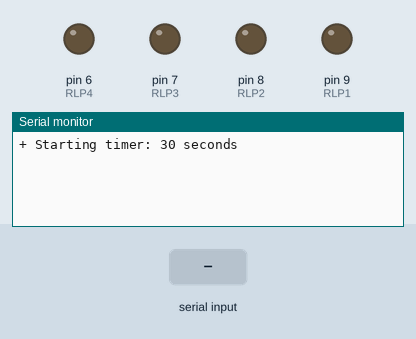
Recording of a sketch running on a simulated Arduino Uno, built with avr-gcc and run on an emulated ATmega328P. Parts: output pins drawn as LEDs (lit = HIGH), the last lines printed to the serial monitor. The inputs (shaded band) are chosen by the test bench.

Above: at 1.2 s.
1.3 s: "90,45,200\n" received over Serial
At 1.57 s:
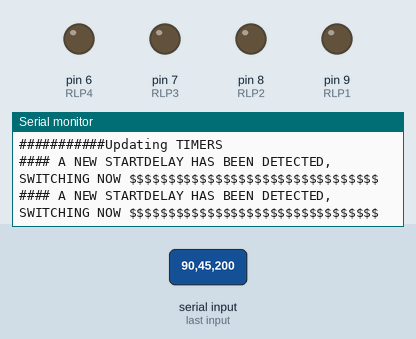
2.8 s: "1\n" received over Serial
At 2.92 s:
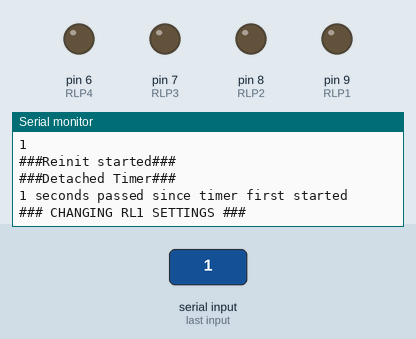
Timing chart, 0 to 5.8 s (numbered marks = the images above; inputs shaded):
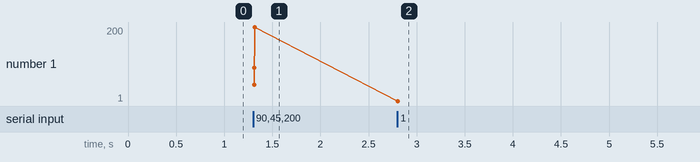

Measured:
- after the input at 1.3 s, the serial monitor: prints a new line at once (image 1)
- after the input at 2.8 s, the serial monitor: prints a new line at once (image 2)

The sketch:

EventHandler_Interrupt_based.ino
```cpp
#include <TimerOne.h>

//Here I try to create a specific workflow for the Arduino:
// I want it to handle the relay timers and in a later version i want to be able to
// change the parameters of every timer via a serial connection with the Pi
#include <TimerOne.h>

volatile bool time_running = false;
volatile bool sec_over;
unsigned long t1, time_passed_until_reinit;
int all_timers[2], arg_long[10], sec_count,new_time;
char arg[10][10];
String data;

#define ArduinoID "relay_controller"

#define RLP1 9
#define RLP2 8
#define RLP3 7
#define RLP4 6

class Relay {
  public:
    int id;
    int port;
    int ontime;
    int offtime;
    int start_delay;
    int timer;
    char phase;
    Relay(int _id, int _port, int _ontime, int _offtime, int _start_delay) { //constructor
      id = _id;
      port = _port;
      ontime = _ontime;
      offtime = _offtime;
      start_delay = _start_delay;

      if (start_delay != 0) {
        timer = start_delay;
        phase = 'w';
      } else {
        timer = ontime;
        phase = 'y';
      }
    }
    void subtract_time_passed(int time_passed) {
      timer -= time_passed;
    }
//##################################

    void update_timers(int time_passed) {
      subtract_time_passed(time_passed);

      if (timer <= 0) { //IMPORTATNT
        if (start_delay != 0){ // START DELAY IF it hasn't been done yet.
          timer = start_delay;
          start_delay = 0; //set it to 0, so it doesnt run in the next cycle
          phase = 'w';
          digitalWrite(port, LOW);
          Serial.print("______________________Delay detected on RL ");
          Serial.println(id);
        } else if (phase == 'y') { // TOGGLE OFF
          timer = offtime;
          phase = 'n';
          toggle_relay();
          Serial.print("Relay OFF: ");
          Serial.println(id);
        } else if (phase == 'n' or phase == 'w') { //TOGGLE ON
          timer = ontime;
          phase = 'y';
          toggle_relay();
          Serial.print("Relay ON:  ");
          Serial.println(id);

        }
      }
    }
//    ##########################################################3
    void toggle_relay() { //toggle the current relay state
      bool state = digitalRead(port);
      state = !state;
      Serial.print("Relay "); Serial.print(id); Serial.print("- State: "); Serial.println(state);
      digitalWrite(port, state);

    }

    void switch_to_startdelay(){

      if (start_delay != 0){
        timer = start_delay;
        start_delay = 0;
        phase = 'w';
        Serial.println("#### A NEW STARTDELAY HAS BEEN DETECTED, SWITCHING NOW $$$$$$$$$$$$$$$$$$$$$$$$$$$$$$$$");
      }
    }

};


void selectionSort(int a[], int n) {
   int i, j, min, temp;
   for (i = 0; i < n - 1; i++) {
      min = i;
      for (j = i + 1; j < n; j++)
      if (a[j] < a[min])
      min = j;
      temp = a[i];
      a[i] = a[min];
      a[min] = temp;
   }
}

void ALL_OFF() {
  digitalWrite(RLP1, LOW);
  digitalWrite(RLP2, LOW);
  digitalWrite(RLP3, LOW);
  digitalWrite(RLP4, LOW);
}

void myParse(String data) {
  char *token; // for storing the different, chopped up segments.
  int i = 0; //index

  token = strtok(data.c_str(), ",");
  while (token != NULL) { // keep running as long as there are tokens left
    strcpy(arg[i++], token); //get
    //Serial.println(token);
    token = strtok(NULL, ",");
  }
  arg[i++][0] = 0;
}

void arrStr2Int() {
  int i = 0;

  while (arg[i][0] != 0) {
//    if (i == 0) { //skip the first token, since we expect a char anyway
//      i++;
//      continue;
//    }
    arg_long[i] = atof(arg[i]); //assigning the old "char"  to a new "long int"
    Serial.println(arg_long[i]);
    i++;
  }
}


//######################################33

//Relay rlX(ID, PORT, ONTIME, OFFTIME, START_DELAY)

Relay rl1(1,RLP1, 30, 10, 0);
Relay rl2(2,RLP2, 24, 28, 4);
Relay rl3(3,RLP3, 24, 32, 26);
Relay rl4(4,RLP4, 23, 28, 20);


//#######################3##########333

void reinit_rl(int _id, int _ontime, int _offtime, int _start_delay){
  Serial.println("###Reinit started###");
  Timer1.detachInterrupt();
  Serial.println("###Detached Timer###");
  time_passed_until_reinit = (millis() - t1);

  Serial.print((int)time_passed_until_reinit / 1000); Serial.println(" seconds passed since timer first started");
  switch (_id) {
    case 1:
      Serial.println("### CHANGING RL1 SETTINGS ###");
      rl1.ontime = _ontime;
      rl1.offtime = _offtime;
      rl1.start_delay = _start_delay;
      break;

    case 2:
      Serial.println("### CHANGING //rl2 SETTINGS ###");
      rl2.ontime = _ontime;
      rl2.offtime = _offtime;
      rl2.start_delay = _start_delay;
      break;
    case 3:
      Serial.println("### CHANGING RL3 SETTINGS ###");
      rl3.ontime = _ontime;
      rl3.offtime = _offtime;
      rl3.start_delay = _start_delay;
      break;

    case 4:
      Serial.println("### CHANGING RL4 SETTINGS ###");
      rl4.ontime = _ontime;
      rl4.offtime = _offtime;
      rl4.start_delay = _start_delay;
      break;
//    case 99:
//      Serial.println(ArduinoID);
    default:
        Serial.println("###Check your syntax!###");
        break;
  }
  Serial.println("###########Updating TIMERS");
  rl1.switch_to_startdelay();
  rl2.switch_to_startdelay();
  rl3.switch_to_startdelay();
  rl4.switch_to_startdelay();
  rl1.update_timers((int)time_passed_until_reinit / 1000);
  rl2.update_timers((int)time_passed_until_reinit / 1000);
  rl3.update_timers((int)time_passed_until_reinit / 1000);
  rl4.update_timers((int)time_passed_until_reinit / 1000);

  time_running = false; // so that it starts the new timer
}


void setup() {
  Serial.begin(9600);
  pinMode(RLP1, OUTPUT);
  pinMode(RLP2, OUTPUT);
  pinMode(RLP3, OUTPUT);
  pinMode(RLP4, OUTPUT);
  Timer1.initialize(1000000); //start the timer, the value has no meaning.
}

void isr(){ //interrupt service routine
  sec_count++;
  sec_over = true;
}


void loop() {
  if (Serial.available() > 0) {
    data = Serial.readStringUntil('\n');
//    dump = Serial.read();
    myParse(data);
    arrStr2Int();
    if (arg_long[0] == 99){ //this is the backend authentication -> signal 99 means 'authenticate urself plz'
      Serial.println(ArduinoID);
    }
    reinit_rl(arg_long[0], arg_long[1], arg_long[2], arg_long[3]);
  }


  if (time_running == false) { // check if i should start a timer
    all_timers[0] = rl1.timer;
    all_timers[1] = rl2.timer;
    all_timers[2] = rl3.timer;
    all_timers[3] = rl4.timer;
    selectionSort(all_timers, 1); //UPDATE THIS NUMBER, DEPENDING ON THE NUMBER OF OBJECTS
    new_time = all_timers[0];
    Serial.print("+ Starting timer: ");
    Serial.print(new_time);
    Serial.print(" seconds\n");
    t1 = millis(); //Timestamp of when the timer has been started
    time_running = true;
  }


  if (sec_count == new_time) { // timer is over
    sec_count = 0;
    Serial.println("+ Time is over");
    Timer1.detachInterrupt();
    rl1.update_timers(all_timers[0]);
    rl2.update_timers(all_timers[0]);
    rl3.update_timers(all_timers[0]);
    rl4.update_timers(all_timers[0]);
    time_running = false;
  } else {
    Timer1.attachInterrupt(isr, 1000000); // wait another second
    sec_over = false;
//    Serial.println(sec_count);
  }

}
```
